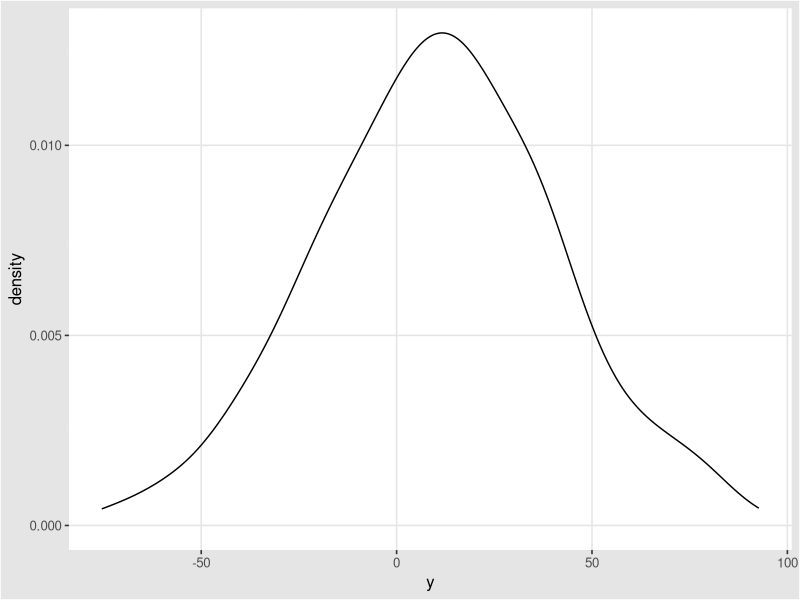

The R source for this figure:
## ---- chunk 1
knitr::opts_chunk$set(echo = FALSE)
## ---- chunk 2
example_code <- 'This will be printed'
## ---- chunk 3
example_code2 <- 'This will not be printed'
## ---- chunk 4
library(ggplot2)
library(ggthemes)
data <- data.frame(x = 1:500, 
                   y = rnorm(n = 500, mean = 10, sd = 30)
                   )

ggplot(data) + 
  geom_density(aes(x = y)) + 
  theme_igray()

